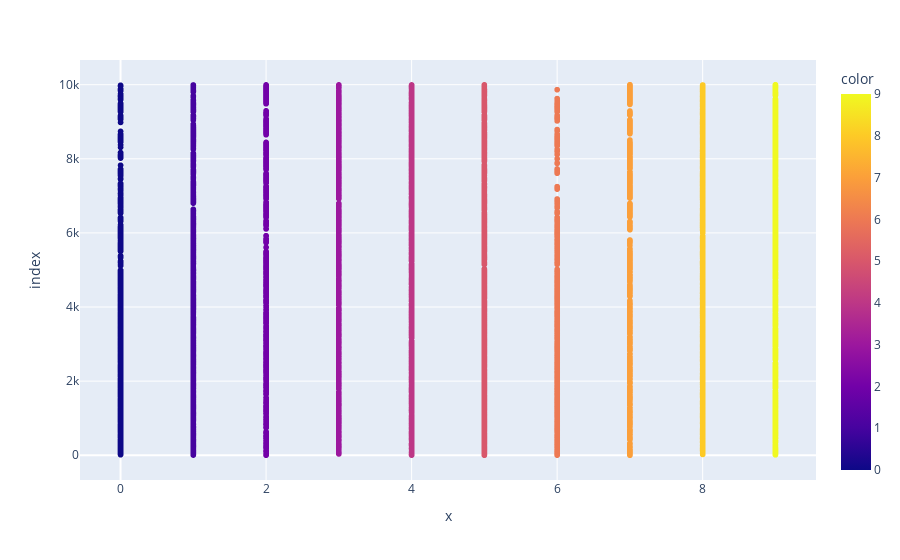

Here is the notebook cell this chart was saved with:
### Code cell
import sklearn
import plotly.express as px
import matplotlib.pyplot as plt
from sklearn.metrics import mean_squared_error

class KMeansClustering:
    def __init__(self, X, num_clusters):
        self.K = num_clusters # cluster number
        self.max_iterations = 100 # max iteration. don't want to run inf time
        self.num_examples, self.num_features = X.shape # num of examples, num of features
        self.plot_figure = True # plot figure

    # randomly initialize centroids
    def initialize_random_centroids(self, X):
        centroids = np.zeros((self.K, self.num_features)) # row , column full with zero
        for k in range(self.K): # iterations of
            centroid = X[np.random.choice(range(self.num_examples))] # random centroids
            centroids[k] = centroid
        return centroids # return random centroids

    # create cluster Function
    def create_cluster(self, X, centroids):
        clusters = [[] for _ in range(self.K)]
        for point_idx, point in enumerate(X):
            closest_centroid = np.argmin(
                np.sqrt(np.sum((point-centroids)**2, axis=1))
            ) # closest centroid using eucledian distance equation(calculate distance of every point from centroid)
            clusters[closest_centroid].append(point_idx)
        #print("cluster line 27:",clusters)
        return clusters

    # new centroids
    def calculate_new_centroids(self, cluster, X):
        centroids = np.zeros((self.K, self.num_features)) # row , column full with zero
        for idx, cluster in enumerate(cluster):
            new_centroid = np.mean(X[cluster], axis=0) # find the value for new centroids
            centroids[idx] = new_centroid
            #print(centroids[idx])
        return centroids

    # prediction
    def predict_cluster(self, clusters, X):
        global y_pred
        y_pred = np.zeros(self.num_examples) # row1 fillup with zero
        for cluster_idx, cluster in enumerate(clusters):
            for sample_idx in cluster:
                y_pred[sample_idx] = cluster_idx
        return y_pred

    # plotinng scatter plot
    def plot_fig(self, X, y):
        fig = px.scatter(X[:, 0],y_pred , color=y)
        fig.show() # visualize

    # fit data
    def fit(self, X):
        centroids = self.initialize_random_centroids(X) # initialize random centroids
        for _ in range(self.max_iterations):
            clusters = self.create_cluster(X, centroids) # create cluster
            previous_centroids = centroids
            centroids = self.calculate_new_centroids(clusters, X) # calculate new centroids
            #print("centroids line 59",centroids)
            diff = centroids - previous_centroids # calculate difference
            #print("centroids difference:",diff)





            if not diff.any():
                break
        y_pred = self.predict_cluster(clusters, X) # predict function
        if self.plot_figure: # if true
            self.plot_fig(X, y_pred) # plot function
        print("Mean Squared Error",mean_squared_error(test_labels, y_pred).sum())
        #mse2 = np.power(test_labels,y_pred,2).mean()
        #mse= (np.mean(X[:,0],y_pred))**2
        #print("mean Squared error manually:",mse)
        return y_pred

if __name__ == "__main__":
        np.random.seed(10)
        num_clusters = 10 # num of cluster
        X = test # create dataset using make_blobs from sklearn datasets
        Kmeans = KMeansClustering(X, num_clusters)
        y_pred = Kmeans.fit(X)

        print("prediction",y_pred.astype(int))
        homogenity,completeness,v_masure = sklearn.metrics.homogeneity_completeness_v_measure(test_labels, y_pred, beta=1.0, )
        print("homogenity is:",homogenity)
        print("completeness is:",completeness)
        print("v_masure is:",v_masure)

        var_store = {
            'prediction':'y_pred',

            }
        %store var_store

### Figure 1 — Plotly figure (JSON) as saved in the notebook; plotly's stock layout.template omitted (floating-point values rounded to 4 significant figures; data arrays with more than 128 entries replaced by an {"elided": "..."} marker saying what was removed)
{"data": [{"hovertemplate": "x=%{x}<br>index=%{y}<br>color=%{marker.color}<extra></extra>", "legendgroup": "", "marker": {"color": {"elided": "10000 int values"}, "coloraxis": "coloraxis", "symbol": "circle"}, "mode": "markers", "name": "", "showlegend": false, "type": "scattergl", "x": {"elided": "10000 int values"}, "xaxis": "x", "y": {"elided": "10000 int values"}, "yaxis": "y"}], "layout": {"coloraxis": {"colorbar": {"title": {"text": "color"}}, "colorscale": [[0, "#0d0887"], [0.1111, "#46039f"], [0.2222, "#7201a8"], [0.3333, "#9c179e"], [0.4444, "#bd3786"], [0.5556, "#d8576b"], [0.6667, "#ed7953"], [0.7778, "#fb9f3a"], [0.8889, "#fdca26"], [1, "#f0f921"]]}, "legend": {"tracegroupgap": 0}, "margin": {"t": 60}, "xaxis": {"anchor": "y", "domain": [0, 1], "title": {"text": "x"}}, "yaxis": {"anchor": "x", "domain": [0, 1], "title": {"text": "index"}}}}
